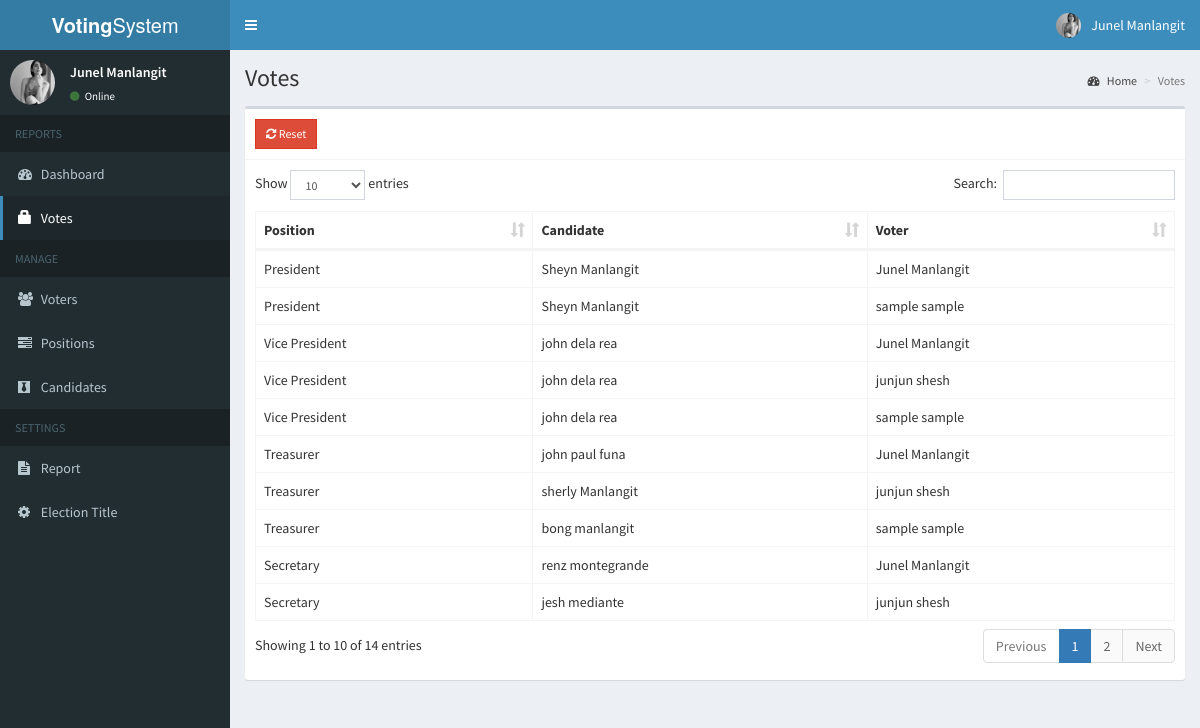
Screenshot of /admin/votes.php (signed in) with the database file from the repository.
### tables this page shows
CREATE TABLE `votes` (
  `id` int(11) NOT NULL,
  `voters_id` int(11) NOT NULL,
  `candidate_id` int(11) NOT NULL,
  `position_id` int(11) NOT NULL,
  `time` varchar(255) NOT NULL
);

CREATE TABLE `positions` (
  `id` int(11) NOT NULL,
  `description` varchar(50) NOT NULL,
  `max_vote` int(11) NOT NULL,
  `priority` int(11) NOT NULL
);

CREATE TABLE `candidates` (
  `id` int(11) NOT NULL,
  `position_id` int(11) NOT NULL,
  `firstname` varchar(30) NOT NULL,
  `lastname` varchar(30) NOT NULL,
  `photo` varchar(150) NOT NULL,
  `platform` text NOT NULL
);

CREATE TABLE `voters` (
  `id` int(11) NOT NULL,
  `voters_id` varchar(15) NOT NULL,
  `password` varchar(60) NOT NULL,
  `firstname` varchar(30) NOT NULL,
  `lastname` varchar(30) NOT NULL,
  `photo` varchar(150) NOT NULL,
  `gsuite` varchar(50) NOT NULL
);

### admin/includes/session.php (called while the page is built, shortened)
<?php
	include 'includes/conn.php';
	$sql = "SELECT * FROM admin WHERE id = '".$_SESSION['admin']."'";
	$query = $conn->query($sql);
	$user = $query->fetch_assoc();
?>

### admin/votes.php (the view, shortened to what this page needs)
<?php include 'includes/session.php'; ?>
<?php include 'includes/header.php'; ?>
<body class="hold-transition skin-blue sidebar-mini">
<div class="wrapper">
  <?php include 'includes/navbar.php'; ?>
  <?php include 'includes/menubar.php'; ?>
  <div class="content-wrapper">
    <section class="content-header">
      <h1>
        Votes
      </h1>
      <ol class="breadcrumb">
        <li><a href="#"><i class="fa fa-dashboard"></i> Home</a></li>
        <li class="active">Votes</li>
      </ol>
    </section>
    <section class="content">
      <div class="row">
        <div class="col-xs-12">
          <div class="box">
            <div class="box-header with-border">
              <a href="#reset" data-toggle="modal" class="btn btn-danger btn-sm btn-flat"><i class="fa fa-refresh"></i> Reset</a>
            </div>
            <div class="box-body">
              <table id="example1" class="table table-bordered">
                <thead>
                  <th>Position</th>
                  <th>Candidate</th>
                  <th>Voter</th>
                </thead>
                <tbody>
                  <?php
                    $sql = "SELECT *, candidates.firstname AS canfirst, candidates.lastname AS canlast, voters.firstname AS votfirst, voters.lastname AS votlast FROM votes LEFT JOIN positions ON positions.id=votes.position_id LEFT JOIN candidates ON candidates.id=votes.candidate_id LEFT JOIN voters ON voters.id=votes.voters_id ORDER BY positions.priority ASC";
                    $query = $conn->query($sql);
                    while($row = $query->fetch_assoc()){
                      echo "
                        <tr>
                          <td class='hidden'></td>
                          <td>".$row['description']."</td>
                          <td>".$row['canfirst'].' '.$row['canlast']."</td>
                          <td>".$row['votfirst'].' '.$row['votlast']."</td>
                        </tr>
                      ";
                    }
                  ?>
                </tbody>
              </table>
            </div>
          </div>
        </div>
      </div>
    </section>
  </div>
</div>
</body>
</html>

### admin/includes/navbar.php (shortened to what this page needs)
<header class="main-header">
  <a href="#" class="logo">
    <span class="logo-lg"><b>Voting</b>System</span>
  </a>
  <nav class="navbar navbar-static-top">
    <a href="#" class="sidebar-toggle" data-toggle="push-menu" role="button">
    </a>
    <div class="navbar-custom-menu">
      <ul class="nav navbar-nav">
        <li class="dropdown user user-menu">
          <a href="#" class="dropdown-toggle" data-toggle="dropdown">
            <img src="<?php echo (!empty($user['photo'])) ? '../images/'.$user['photo'] : '../images/profile.jpg'; ?>" class="user-image" alt="User Image">
            <span class="hidden-xs"><?php echo $user['firstname'].' '.$user['lastname']; ?></span>
          </a>
        </li>
      </ul>
    </div>
  </nav>
</header>

### admin/includes/menubar.php (shortened to what this page needs)
<aside class="main-sidebar">
  <section class="sidebar">
    <div class="user-panel">
      <div class="pull-left image">
        <img src="<?php echo (!empty($user['photo'])) ? '../images/'.$user['photo'] : '../images/profile.jpg'; ?>" class="img-circle" alt="User Image">
      </div>
      <div class="pull-left info">
        <p><?php echo $user['firstname'].' '.$user['lastname']; ?></p>
        <a><i class="fa fa-circle text-success"></i> Online</a>
      </div>
    </div>
    <ul class="sidebar-menu" data-widget="tree">
      <li class="header">REPORTS</li>
      <li class=""><a href="home.php"><i class="fa fa-dashboard"></i> <span>Dashboard</span></a></li>
      <li class=""><a href="votes.php"><span class="glyphicon glyphicon-lock"></span> <span>Votes</span></a></li>
      <li class="header">MANAGE</li>
      <li class=""><a href="voters.php"><i class="fa fa-users"></i> <span>Voters</span></a></li>
      <li class=""><a href="positions.php"><i class="fa fa-tasks"></i> <span>Positions</span></a></li>
      <li class=""><a href="candidates.php"><i class="fa fa-black-tie"></i> <span>Candidates</span></a></li>
      <li class="header">SETTINGS</li>
      <li class=""><a href="ballot.php"><i class="fa fa-file-text"></i> <span>Report</span></a></li>
      <li class=""><a href="#config" data-toggle="modal"><i class="fa fa-cog"></i> <span>Election Title</span></a></li>
    </ul>
  </section>
</aside>

### rows the page displays
votes: position.description "President", candidate.firstname "Sheyn", candidate.lastname "Manlangit", voters.firstname "Junel", voters.lastname "Manlangit"
votes: position.description "President", candidate.firstname "Sheyn", candidate.lastname "Manlangit", voters.firstname "sample", voters.lastname "sample"
votes: position.description "Vice President", candidate.firstname "john", candidate.lastname "dela rea", voters.firstname "Junel", voters.lastname "Manlangit"
votes: position.description "Vice President", candidate.firstname "john", candidate.lastname "dela rea", voters.firstname "junjun", voters.lastname "shesh"
votes: position.description "Vice President", candidate.firstname "john", candidate.lastname "dela rea", voters.firstname "sample", voters.lastname "sample"
votes: position.description "Treasurer", candidate.firstname "john paul", candidate.lastname "funa", voters.firstname "Junel", voters.lastname "Manlangit"
votes: position.description "Treasurer", candidate.firstname "sherly", candidate.lastname "Manlangit", voters.firstname "junjun", voters.lastname "shesh"
votes: position.description "Treasurer", candidate.firstname "bong", candidate.lastname "manlangit", voters.firstname "sample", voters.lastname "sample"
votes: position.description "Secretary", candidate.firstname "renz", candidate.lastname "montegrande", voters.firstname "Junel", voters.lastname "Manlangit"
votes: position.description "Secretary", candidate.firstname "jesh", candidate.lastname "mediante", voters.firstname "junjun", voters.lastname "shesh"

### other values shown
$user['firstname'] "Junel"
$user['lastname'] "Manlangit"
